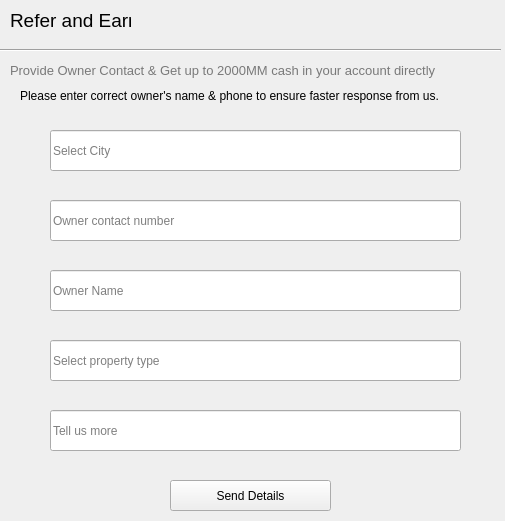
<?xml version="1.0" encoding="UTF-8"?>
<ui version="4.0">
 <class>Frame</class>
 <widget class="QFrame" name="Frame">
  <property name="geometry">
   <rect>
    <x>0</x>
    <y>0</y>
    <width>505</width>
    <height>521</height>
   </rect>
  </property>
  <property name="windowTitle">
   <string>Frame</string>
  </property>
  <widget class="Line" name="line">
   <property name="geometry">
    <rect>
     <x>0</x>
     <y>40</y>
     <width>501</width>
     <height>20</height>
    </rect>
   </property>
   <property name="orientation">
    <enum>Qt::Orientation::Horizontal</enum>
   </property>
  </widget>
  <widget class="QLabel" name="label">
   <property name="geometry">
    <rect>
     <x>10</x>
     <y>0</y>
     <width>121</width>
     <height>41</height>
    </rect>
   </property>
   <property name="font">
    <font>
     <pointsize>14</pointsize>
    </font>
   </property>
   <property name="text">
    <string>Refer and Earn</string>
   </property>
  </widget>
  <widget class="QLabel" name="label_2">
   <property name="geometry">
    <rect>
     <x>10</x>
     <y>60</y>
     <width>451</width>
     <height>21</height>
    </rect>
   </property>
   <property name="font">
    <font>
     <pointsize>10</pointsize>
    </font>
   </property>
   <property name="styleSheet">
    <string notr="true">color: rgb(121, 121, 121);</string>
   </property>
   <property name="text">
    <string>Provide Owner Contact &amp; Get up to 2000MM cash in your account directly</string>
   </property>
  </widget>
  <widget class="QLabel" name="label_3">
   <property name="geometry">
    <rect>
     <x>20</x>
     <y>80</y>
     <width>431</width>
     <height>31</height>
    </rect>
   </property>
   <property name="text">
    <string>Please enter correct owner's name &amp; phone to ensure faster response from us.</string>
   </property>
  </widget>
  <widget class="QLineEdit" name="lineEdit">
   <property name="geometry">
    <rect>
     <x>50</x>
     <y>130</y>
     <width>411</width>
     <height>41</height>
    </rect>
   </property>
   <property name="placeholderText">
    <string>Select City</string>
   </property>
  </widget>
  <widget class="QLineEdit" name="lineEdit_2">
   <property name="geometry">
    <rect>
     <x>50</x>
     <y>200</y>
     <width>411</width>
     <height>41</height>
    </rect>
   </property>
   <property name="placeholderText">
    <string>Owner contact number </string>
   </property>
  </widget>
  <widget class="QLineEdit" name="lineEdit_3">
   <property name="geometry">
    <rect>
     <x>50</x>
     <y>270</y>
     <width>411</width>
     <height>41</height>
    </rect>
   </property>
   <property name="placeholderText">
    <string>Owner Name</string>
   </property>
  </widget>
  <widget class="QLineEdit" name="lineEdit_4">
   <property name="geometry">
    <rect>
     <x>50</x>
     <y>340</y>
     <width>411</width>
     <height>41</height>
    </rect>
   </property>
   <property name="placeholderText">
    <string>Select property type</string>
   </property>
  </widget>
  <widget class="QLineEdit" name="lineEdit_5">
   <property name="geometry">
    <rect>
     <x>50</x>
     <y>410</y>
     <width>411</width>
     <height>41</height>
    </rect>
   </property>
   <property name="placeholderText">
    <string>Tell us more </string>
   </property>
  </widget>
  <widget class="QPushButton" name="pushButton">
   <property name="geometry">
    <rect>
     <x>170</x>
     <y>480</y>
     <width>161</width>
     <height>31</height>
    </rect>
   </property>
   <property name="text">
    <string>Send Details</string>
   </property>
  </widget>
 </widget>
 <resources/>
 <connections/>
</ui>
